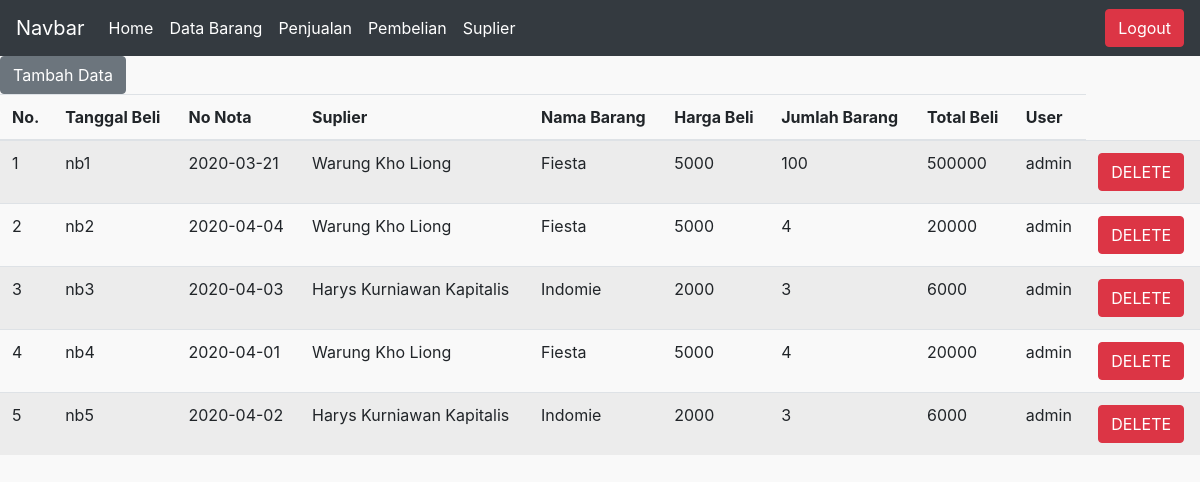
The page /interface/pembelian.php (signed in) on the database its author committed.
### tables this page shows
CREATE TABLE `pembelian` (
  `no_nota_pembelian` varchar(10) NOT NULL,
  `tgl_beli` date NOT NULL,
  `kode_suplier` varchar(10) NOT NULL,
  `kode_barang` varchar(10) NOT NULL,
  `harga_beli` int(10) NOT NULL,
  `jumlah_barang` int(10) NOT NULL,
  `total_beli` int(30) NOT NULL,
  `user` varchar(30) NOT NULL
);

CREATE TABLE `suplier` (
  `kode_suplier` varchar(10) NOT NULL,
  `nama_suplier` varchar(50) NOT NULL,
  `alamat` varchar(50) NOT NULL,
  `no_telp` varchar(20) NOT NULL
);

CREATE TABLE `barang` (
  `kode_barang` varchar(10) NOT NULL,
  `nama_barang` varchar(50) NOT NULL,
  `harga_beli` int(10) NOT NULL,
  `harga_jual` int(10) NOT NULL,
  `stok` int(10) NOT NULL
);

### interface/pembelian.php (the view, shortened to what this page needs)
<html>
<head>
    <link href="assets/dist/css/bootstrap.min.css" rel="stylesheet" id="bootstrap-css">
    <link rel='stylesheet' href='fontawesome/css/all.css'>
    <link rel="stylesheet" type="text/css" href="style.css">
</head>
<body>
<nav class="navbar navbar-expand-lg navbar-dark bg-dark">
  <a class="navbar-brand" href="#">Navbar</a>
  <div class="collapse navbar-collapse" id="navbarSupportedContent">
    <ul class="navbar-nav mr-auto">
      <li class="nav-item active">
        <a class="nav-link" href="index.php">Home <span class="sr-only">(current)</span></a>
      </li>
      <li class="nav-item active">
        <a class="nav-link" href="databarang.php">Data Barang <span class="sr-only">(current)</span></a>
      </li>
      <li class="nav-item active">
        <a class="nav-link" href="penjualan.php">Penjualan <span class="sr-only">(current)</span></a>
      </li>
      <li class="nav-item active">
        <a class="nav-link" href="pembelian.php">Pembelian <span class="sr-only">(current)</span></a>
      </li>
      <li class="nav-item active">
        <a class="nav-link" href="suplier.php">Suplier <span class="sr-only">(current)</span></a>
      </li>
    </ul>
    <a href="logout.php"><button type="button" class="btn btn-danger">Logout</button></a>
  </div>
</nav>
<button type="button" class="btn btn-secondary" data-toggle="modal" data-target="#">Tambah Data</button>
<table class="table table-striped">
  <thead>
  <thead>
      <tr>
          <th scope="col">No.</th>
          <th scope="col">Tanggal Beli</th>
          <th scope="col">No Nota</th>
          <th scope="col">Suplier</th>
          <th scope="col">Nama Barang</th>
          <th scope="col">Harga Beli</th>
          <th scope="col">Jumlah Barang</th>
          <th scope="col">Total Beli</th>
          <th scope="col">User</th>
      </tr>
    </thead>
    <tbody>
      <?php
          include 'koneksi.php';
          $no = 1;
          $query = mysqli_query($koneksi, "SELECT pembelian.no_nota_pembelian, pembelian.tgl_beli, suplier.nama_suplier, barang.nama_barang, pembelian.harga_beli, pembelian.total_beli,
          pembelian.jumlah_barang, pembelian.user
          FROM pembelian, suplier, barang
          WHERE pembelian.kode_suplier=suplier.kode_suplier and pembelian.kode_barang=barang.kode_barang");
          while ($data = mysqli_fetch_array($query)) {
      ?>
      <tr>
          <td scope="col"><?= $no++; ?></td>
          <td scope="col"><?= $data['no_nota_pembelian'];  ?></td>
          <td scope="col"><?= $data['tgl_beli'];  ?></td>
          <td scope="col"><?= $data['nama_suplier'];  ?></td>
          <td scope="col"><?= $data['nama_barang'];  ?></td>
          <td scope="col"><?= $data['harga_beli'];  ?></td>
          <td scope="col"><?= $data['jumlah_barang'];  ?></td>
          <td scope="col"><?= $data['total_beli'];  ?></td>
          <td scope="col"><?= $data['user'];  ?></td>
          <td> <a href="#" type="button" class="btn btn-danger" onclick="return-confirm('Yakin?')">DELETE</a>
      <?php } ?>
        </td>
      </tr>
    </tbody>
  </table>
</body>
</html>

### interface/style.css (style rules this page uses)
body { background-color: #F9F9F9; }

### rows shown on the page
pembelian: no_nota_pembelian "nb1", tgl_beli "2020-03-21", kode_suplier.nama_suplier "Warung Kho Liong", kode_barang.nama_barang "Fiesta", harga_beli "5000", jumlah_barang "100", total_beli "500000", user "admin"
pembelian: no_nota_pembelian "nb2", tgl_beli "2020-04-04", kode_suplier.nama_suplier "Warung Kho Liong", kode_barang.nama_barang "Fiesta", harga_beli "5000", jumlah_barang "4", total_beli "20000", user "admin"
pembelian: no_nota_pembelian "nb3", tgl_beli "2020-04-03", kode_suplier.nama_suplier "Harys Kurniawan Kapitalis", kode_barang.nama_barang "Indomie", harga_beli "2000", jumlah_barang "3", total_beli "6000", user "admin"
pembelian: no_nota_pembelian "nb4", tgl_beli "2020-04-01", kode_suplier.nama_suplier "Warung Kho Liong", kode_barang.nama_barang "Fiesta", harga_beli "5000", jumlah_barang "4", total_beli "20000", user "admin"
pembelian: no_nota_pembelian "nb5", tgl_beli "2020-04-02", kode_suplier.nama_suplier "Harys Kurniawan Kapitalis", kode_barang.nama_barang "Indomie", harga_beli "2000", jumlah_barang "3", total_beli "6000", user "admin"
